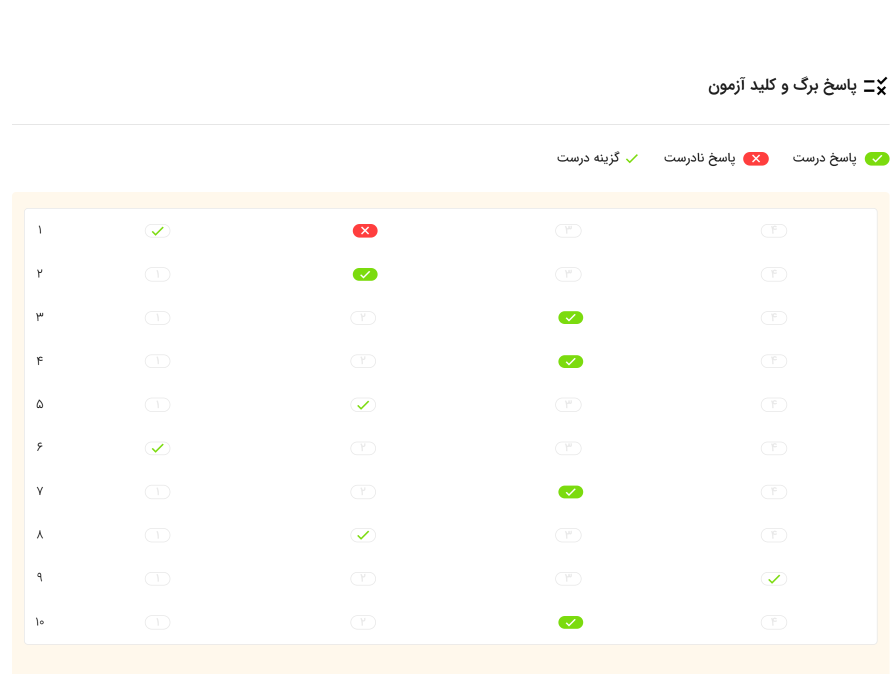
#> input picture images/key2.png, 1781 x 1347 px, found by its file name (shown at 1/2 size)
$ jupyter execute --allow-errors 'Image Processing Questionare.ipynb'
#> lines starting #> are read from the running program, lines starting #| are printed output that depends on the picture; after the words box and inside, x2 and y2 are one past the last pixel; in counts of white or black regions, pixels touching at a corner belong together
# The Professor Guidance

[cell 1]
import csv

class ClassScore:
    def __init__(self, answer_sheet_path, answer_key_path):
        self.answer_sheet_path = answer_sheet_path
        self.answer_key_path = answer_key_path

    # [30 lines left out: functions score, representation, save_status, save_all_status, save_all, not called in this run]

# Bing Try 1

## finding green boxes - Answers

[cell 2]
import cv2
import numpy as np

# Load the image
image = cv2.imread('C:/Users/Hassan/Desktop/Projects/ResponseLetter/key2.png')
#> image is the input picture: shape (1347, 1781, 3); mean B, G, R 251.8, 253.4, 253.9

# Crop 400 pixels from the top of the image
image = image[400:, :]
#> image: shape (947, 1781, 3)

# Convert the image from BGR to HSV color space
hsv = cv2.cvtColor(image, cv2.COLOR_BGR2HSV)
#> hsv: shape (947, 1781, 3); mean H, S, V 2.1, 2.9, 254.6

# Define the range of green color in HSV
lower_green = np.array([40, 40, 40])
upper_green = np.array([70, 255, 255])

# Create a mask for the green color
mask = cv2.inRange(hsv, lower_green, upper_green)
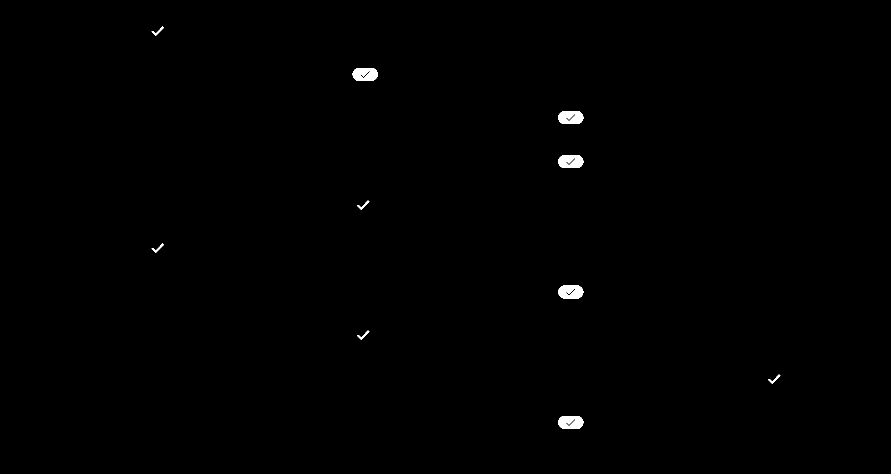
#> mask: shape (947, 1781) (shown at 1/2 size); 0.36% white; 10 white regions, largest, box (x1, y1, x2, y2) and area: (705, 136, 756, 162) 1111, (1116, 222, 1167, 248) 1111, (1116, 310, 1167, 336) 1111

# Apply the mask to the original image
result = cv2.bitwise_and(image, image, mask=mask)

# Display the result
cv2.imshow('Result', result)
cv2.waitKey(0)
cv2.destroyAllWindows()

## Detecting Numbers

## Location of Green Boxes

[cell 3]
import cv2
import numpy as np
import pandas as pd

# Load the image
image = cv2.imread('C:/Users/Hassan/Desktop/Projects/ResponseLetter/key.png')
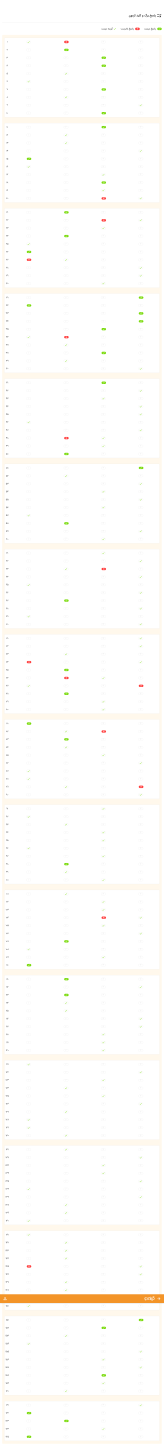
#> input picture images/key.png, 1802 x 15904 px, found by its file name (shown at 1/11 size)
#> image is the input picture: shape (15904, 1802, 3); mean B, G, R 251, 253.1, 254.2

# Crop 400 pixels from the top of the image
image = image[400:, :]
#> image: shape (15504, 1802, 3)

# Convert the image from BGR to HSV color space
hsv = cv2.cvtColor(image, cv2.COLOR_BGR2HSV)
#> hsv: shape (15504, 1802, 3); mean H, S, V 2, 3.6, 254.4

# Define the range of green color in HSV
lower_green = np.array([40, 40, 40])
upper_green = np.array([70, 255, 255])

# Create a mask for the green color
mask = cv2.inRange(hsv, lower_green, upper_green)
#> mask: shape (15504, 1802); 0.2% white; 164 white regions

# Find the contours in the mask
contours, _ = cv2.findContours(mask, cv2.RETR_EXTERNAL, cv2.CHAIN_APPROX_SIMPLE)
#> contours = 164 contours; largest, box (x1, y1, x2, y2) and area: (1526, 3033, 1578, 3061) 1221, (294, 10203, 344, 10231) 1176, (294, 7545, 344, 7573) 1176, (1116, 14715, 1167, 14743) 1172, (705, 10531, 756, 10559) 1172

# Create an empty list to store the correct answers
correct_answers = []

# Iterate over each contour
for contour in reversed(contours):
    # Compute the bounding rectangle for the contour
    x, y, w, h = cv2.boundingRect(contour)

    # Compute the center of the bounding rectangle
    cx = x + w // 2
    cy = y + h // 2

    # Compute the column index for the correct answer
    col = (cx - 50) // 100

    # Compute the row index for the correct answer
    row = (cy - 50) // 100

    # Store the row and column indices in the correct_answers list
    correct_answers.append({
        'row': row,
        'col': col
    })
#> this loop made 164 passes
#> (x, y, w, h, cx, cy, col, row) on passes 1 to 3: (303, 53, 25, 19, 315, 62, 2, 0), (705, 136, 51, 26, 730, 149, 6, 0), (1116, 222, 51, 26, 1141, 235, 10, 1)
#> after the loop, correct_answers = 164 items

# Create a DataFrame from the correct_answers list
df = pd.DataFrame(correct_answers)
#> df = table of 164 rows and 2 columns

# Reset the index of the DataFrame to start from 1
df.index = df.index + 1

# Define a custom function to compute the value of the new column
def find_the_answer(row):
    if 1 <= row['col'] <= 3:
        return 1
    elif 5 <= row['col'] <= 7:
        return 2
    elif 9 <= row['col'] <= 11:
        return 3
    elif 13 <= row['col'] <= 16:
        return 4
    else:
        return row['col']

# Apply the custom function to each row in the DataFrame
df['answer'] = df.apply(find_the_answer, axis=1)

# Save the DataFrame to a CSV file with an index column
#> (the rest of this cell did not finish here and is left out)

## Wrong Answers

[cell 4]
import cv2
import numpy as np
import pandas as pd

# Load the image
image = cv2.imread('C:/Users/Hassan/Desktop/Projects/ResponseLetter/key.png')
image = image[400:, :]

# Convert the image from BGR to HSV color space
hsv = cv2.cvtColor(image, cv2.COLOR_BGR2HSV)

# Define the range of red color in HSV
lower_red = np.array([0, 50, 50])
upper_red = np.array([10, 255, 255])

# Create a mask for the red color
mask1 = cv2.inRange(hsv, lower_red, upper_red)
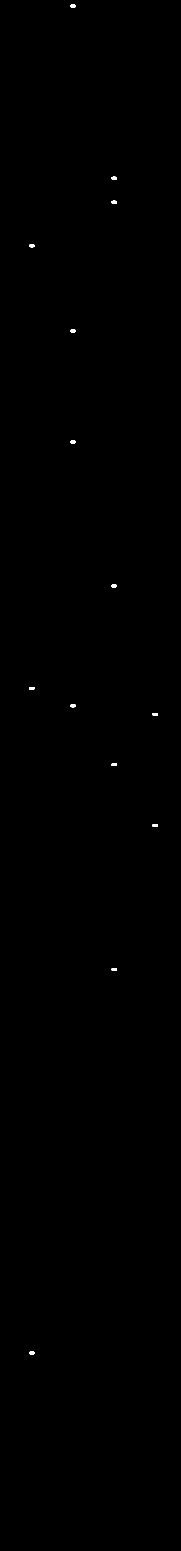
#> mask1: shape (15504, 1802) (shown at 1/10 size); 0.06% white; 14 white regions

lower_red = np.array([170, 50, 50])
upper_red = np.array([180, 255, 255])

mask2 = cv2.inRange(hsv, lower_red, upper_red)
#> mask2: shape (15504, 1802); every value is 0

mask = mask1 + mask2

# Find the contours in the mask
contours, _ = cv2.findContours(mask, cv2.RETR_EXTERNAL, cv2.CHAIN_APPROX_SIMPLE)
#> contours = 14 contours; largest, box (x1, y1, x2, y2) and area: (1526, 8241, 1578, 8269) 1215, (1117, 2009, 1167, 2037) 1168, (1526, 7131, 1578, 7157) 1145, (294, 13517, 344, 13544) 1142, (705, 48, 755, 75) 1141

# Create an empty list to store the wrong answers
wrong_answers = []

# Iterate over each contour
for contour in reversed(contours):
    # Compute the bounding rectangle for the contour
    x, y, w, h = cv2.boundingRect(contour)

    # Compute the center of the bounding rectangle
    cx = x + w // 2
    cy = y + h // 2

    # Compute the column index for the wrong answer
    col = (cx - 50) // 100

    # Compute the row index for the wrong answer
    row = (cy - 50) // 100

    # Store the row and column indices in the wrong_answers list
    wrong_answers.append({
        'row': row,
        'col': col
    })
#> this loop made 14 passes
#> (x, y, w, h, cx, cy, col, row) on passes 1 to 8: (705, 48, 50, 27, 730, 61, 6, 0), (1117, 1769, 50, 26, 1142, 1782, 10, 17), (1117, 2009, 50, 28, 1142, 2023, 10, 19), (294, 2445, 50, 26, 319, 2458, 2, 24), (705, 3296, 50, 26, 730, 3309, 6, 32), (705, 4406, 50, 26, 730, 4419, 6, 43), (1117, 5846, 50, 26, 1142, 5859, 10, 58), (294, 6870, 50, 26, 319, 6883, 2, 68)
#> after the loop, wrong_answers = 14 items

# Create a DataFrame from the wrong_answers list
df = pd.DataFrame(wrong_answers)
#> df = table of 14 rows and 2 columns
df.index = df.index + 1
df['wrong'] = df.apply(find_the_answer, axis=1)


# Save the DataFrame to a CSV file
#> (the rest of this cell did not finish here and is left out)

## Correct Answers

[cell 5]
import cv2
import numpy as np
import pandas as pd

# Load the image
image = cv2.imread('C:/Users/Hassan/Desktop/Projects/ResponseLetter/key.png')

# Crop 400 pixels from the top of the image
image = image[400:, :]

# Convert the image from BGR to HSV color space
hsv = cv2.cvtColor(image, cv2.COLOR_BGR2HSV)

# Define the range of green color in HSV
lower_green = np.array([40, 40, 40])
upper_green = np.array([70, 255, 255])

# Create a mask for the green color
mask = cv2.inRange(hsv, lower_green, upper_green)

# Find the contours in the mask
contours, _ = cv2.findContours(mask, cv2.RETR_EXTERNAL, cv2.CHAIN_APPROX_SIMPLE)
#> contours = 164 contours; largest, box (x1, y1, x2, y2) and area: (1526, 3033, 1578, 3061) 1221, (294, 10203, 344, 10231) 1176, (294, 7545, 344, 7573) 1176, (1116, 14715, 1167, 14743) 1172, (705, 10531, 756, 10559) 1172

# Create an empty list to store the correct answers
correct_answers = []

# Define the minimum area for a contour to be considered a fully green cell
min_area = 500

# Iterate over each contour
for contour in reversed(contours):

    x, y, w, h = cv2.boundingRect(contour)
    cx = x + w // 2
    cy = y + h // 2

    col = (cx - 50) // 100
    row = (cy - 50) // 100

    # Check if the area of the contour is above the minimum area
    if cv2.contourArea(contour) >= min_area:

        # Store the row and column indices in the correct_answers list
        correct_answers.append({
            'row': row,
            'col': col
        })
    else:
        correct_answers.append({
            'row': row,
            'col': 0,
        })


# Create a DataFrame from the correct_answers list
df = pd.DataFrame(correct_answers)
df.index = df.index + 1
df['correct'] = df.apply(find_the_answer, axis=1)

# Save the DataFrame to a CSV file
#> (the rest of this cell did not finish here and is left out)

## ًReview The Answer Sheets

[cell 6]
image = cv2.imread('C:/Users/Hassan/Desktop/Projects/ResponseLetter/image0000013A.tif')
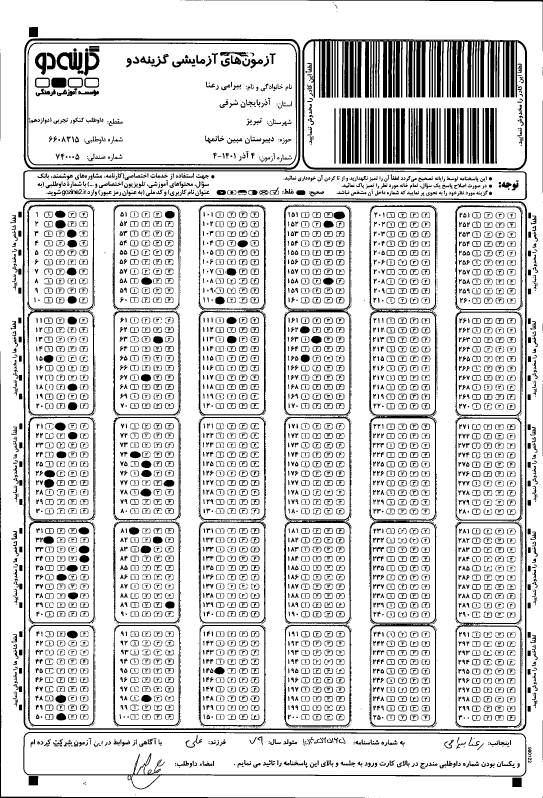
#> input picture images/image0000013A.tif, 1629 x 2394 px, found by its file name (shown at 1/3 size)
#> image is the input picture: shape (2394, 1629, 3); 83.9% white; 5253 black regions (1335 under 20 px), largest, box (x1, y1, x2, y2) and area: (906, 117, 1581, 511) 70161, (68, 601, 1581, 2193) 27302, (71, 115, 901, 509) 14302

[cell 7]
import cv2

# Load the image
image = cv2.imread('C:/Users/Hassan/Desktop/Projects/ResponseLetter/image0000013A.tif')

# [7 lines of commented-out code are left out]
cropped_image1 = image[600:-200, 60:-1310]
#> cropped_image1: shape (1594, 259, 3); 82% white; 662 black regions (158 under 20 px), largest, box (x1, y1, x2, y2) and area: (8, 1, 259, 1590) 9141, (24, 649, 226, 1272) 6702, (22, 330, 226, 648) 4005

cv2.imshow('Cropped Image', cropped_image1)

cv2.waitKey(0)
cv2.destroyAllWindows()

[cell 8]
import cv2

# Load the image
image = cv2.imread('C:/Users/Hassan/Desktop/Projects/ResponseLetter/image0000013A.tif')

# Crop 600 pixels from the top of the image
cropped_image = image[600:-200, 80:-80]
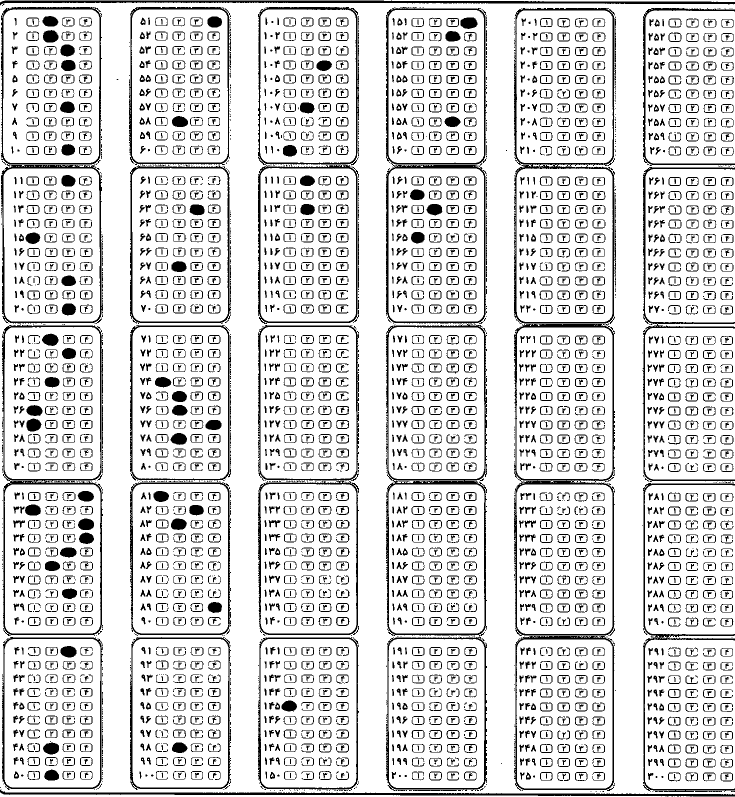
#> cropped_image: shape (1594, 1469, 3) (shown at 1/2 size); 84.4% white; 4020 black regions (837 under 20 px), largest, box (x1, y1, x2, y2) and area: (772, 648, 974, 1582) 11052, (772, 14, 974, 648) 7756, (1028, 648, 1230, 1272) 7564

[cell 9]
import cv2
import numpy as np

height = 800
width = 600

# Load your image here
image = cv2.imread('C:/Users/Hassan/Desktop/Projects/ResponseLetter/image0000013A.tif')
image = image[600:-200, 80:-80]
image = cv2.resize(image, (width, height))
#> image: shape (800, 600, 3)

# Convert the image to grayscale
gray = cv2.cvtColor(image, cv2.COLOR_BGR2GRAY)

# Find the contours in the image
contours, _ = cv2.findContours(gray, cv2.RETR_TREE, cv2.CHAIN_APPROX_SIMPLE)

# Find the largest contour
largest_contour = max(contours, key=cv2.contourArea)


# Draw the contours on the image
cv2.drawContours(image, contours, -1, (0, 255, 0), 3)

cv2.imshow('Image', image)

cv2.waitKey(0)
cv2.destroyAllWindows()

### First Result

[cell 10]
import cv2
import numpy as np

# Step 1: Load the image
image = cv2.imread('C:/Users/Hassan/Desktop/Projects/ResponseLetter/image0000013A.tif')
image = image[700:-200, 80:-80]
#> image: shape (1494, 1469, 3); 84.7% white; 3850 black regions (804 under 20 px), largest, box (x1, y1, x2, y2) and area: (772, 548, 974, 1482) 11052, (1028, 548, 1230, 1172) 7564, (516, 550, 718, 1170) 7095
image = cv2.resize(image, (width, height))
#> image: shape (800, 600, 3)

# Step 2: Preprocessing
# Convert the image to grayscale
gray = cv2.cvtColor(image, cv2.COLOR_BGR2GRAY)

# Apply Gaussian blur to reduce noise
blur = cv2.GaussianBlur(gray, (5, 5), 0)

# Perform adaptive thresholding to create a binary image
_, thresh = cv2.threshold(blur, 0, 255, cv2.THRESH_BINARY_INV + cv2.THRESH_OTSU)
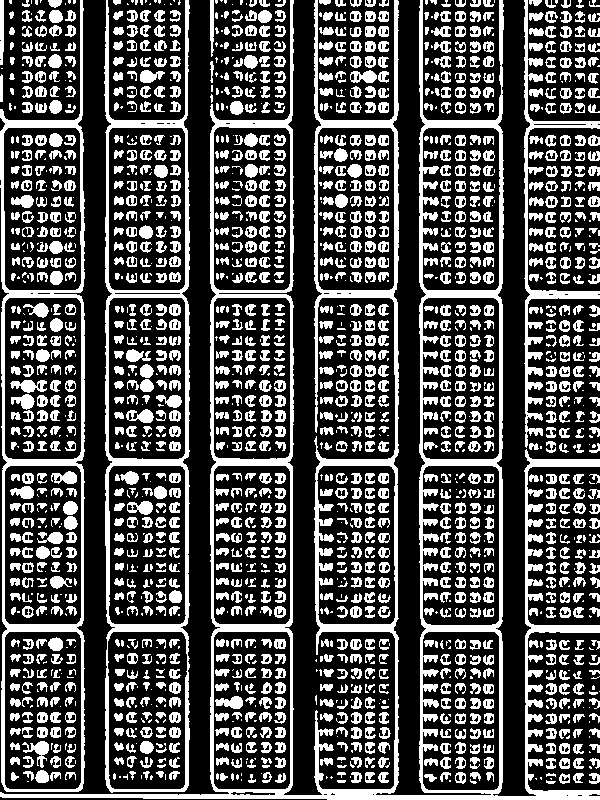
#> thresh: shape (800, 600); 31.1% white; 1929 white regions (523 under 20 px), largest, box (x1, y1, x2, y2) and area: (0, 0, 600, 800) 33571, (104, 0, 190, 793) 8256, (0, 0, 85, 792) 7445

# Step 3: Segmentation
# Find contours in the binary image
contours, _ = cv2.findContours(thresh, cv2.RETR_EXTERNAL, cv2.CHAIN_APPROX_SIMPLE)

# Step 4: Answer Extraction
answers = []

# Iterate through each contour
for contour in contours:
    # Calculate the contour area
    area = cv2.contourArea(contour)

    # Filter out contours based on area threshold
    if  60 < area < 300 :
        # Get the bounding box coordinates
        x, y, w, h = cv2.boundingRect(contour)

        # Extract the answer region
        answer_region = image[y:y+h, x:x+w]

        # Perform OCR to extract the answer text
        # (You will need to install pytesseract and Tesseract OCR)
        # answer_text = pytesseract.image_to_string(answer_region)

        # Add the answer to the answers list
        # answers.append(answer_text)

        # Draw a bounding box around the answer region (optional)
        cv2.rectangle(image, (x, y), (x+w, y+h), (0, 255, 0), 2)
#> this loop made 734 passes
#> contour on passes 3 to 5: [[550, 778], [551, 779], [551, 778]], [[535, 778], [536, 779], [536, 778]], [[540, 777], [540, 778], [541, 779], [541, 777]]
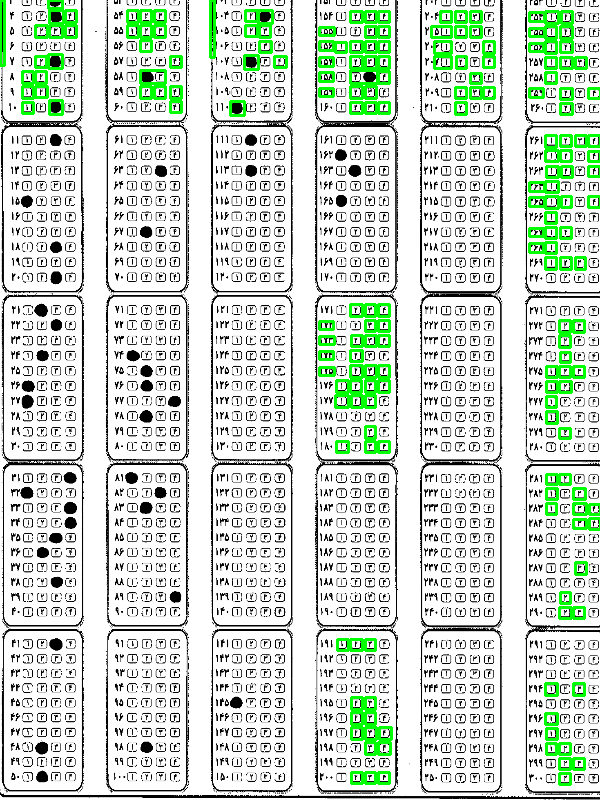
#> image: shape (800, 600, 3); mean B, G, R 203.9, 217.6, 203.9

# Step 5: Display the results
cv2.imshow('Answer Sheet', image)
cv2.waitKey(0)
cv2.destroyAllWindows()

### Detecting Answers in Answer Sheet + Save in CSV

[cell 11]
import cv2
import numpy as np
import csv

# Load the image
image = cv2.imread('C:/Users/Hassan/Desktop/Projects/ResponseLetter/image0000013A.tif')
image = image[600:-200, 80:-80]
image = cv2.resize(image, (width, height))

# Convert to grayscale
gray = cv2.cvtColor(image, cv2.COLOR_BGR2GRAY)

# Apply adaptive thresholding
thresh = cv2.adaptiveThreshold(gray, 255, cv2.ADAPTIVE_THRESH_MEAN_C, cv2.THRESH_BINARY_INV, 11, 4)
#> thresh: shape (800, 600); 19.9% white in thin lines or dots

# Perform morphological operations
kernel = np.ones((3, 3), np.uint8)
opening = cv2.morphologyEx(thresh, cv2.MORPH_OPEN, kernel, iterations=1)
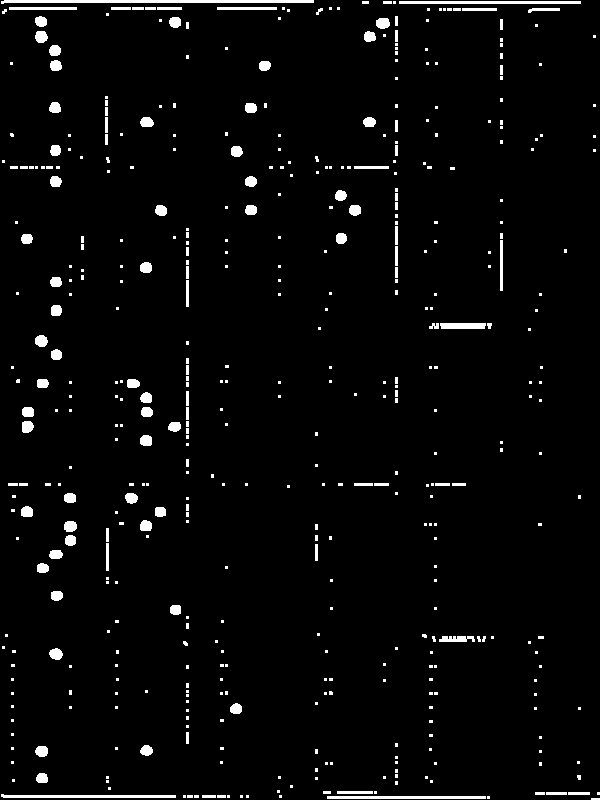
#> opening: shape (800, 600); 3.2% white; 468 white regions (349 under 20 px), largest, box (x1, y1, x2, y2) and area: (1, 0, 314, 4) 939, (399, 1, 581, 4) 546, (1, 794, 176, 798) 526

# Find contours
contours, _ = cv2.findContours(opening, cv2.RETR_EXTERNAL, cv2.CHAIN_APPROX_SIMPLE)

# Filter contours based on area and aspect ratio
filtered_contours = []
for contour in contours:
    area = cv2.contourArea(contour)
    x, y, w, h = cv2.boundingRect(contour)
    aspect_ratio = w / float(h)

    # Filter based on area and aspect ratio
    if 40 < area < 120 and 0.5 < aspect_ratio < 2:
        filtered_contours.append((x, y, x + w , y + h))
#> this loop made 468 passes
#> contour on passes 1 to 3: [[591, 798], [591, 799], [599, 799], [599, 798]], [[487, 796], [487, 798], [489, 798], [489, 796]], [[327, 796], [327, 798], [485, 798], [485, 796]]

# Draw rectangles around the filtered contours
for (x, y, x2, y2) in filtered_contours:
    cv2.rectangle(image, (x, y), (x2, y2), (0, 255, 0), 2)

    # Crop the regions within the rectangles
    cropped_region = image[y:y2, x:x2]
#> this loop made 51 passes
#> (x, y, x2, y2) on passes 1 to 8: (36, 773, 48, 783), (35, 746, 48, 757), (140, 745, 153, 756), (230, 703, 242, 714), (49, 648, 63, 660), (170, 605, 181, 615), (51, 591, 63, 601), (37, 563, 49, 573)
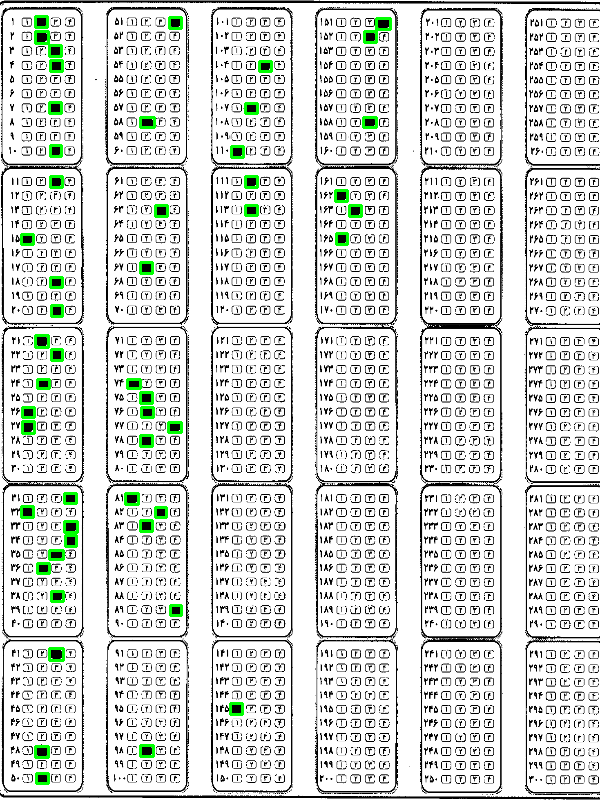
#> image: shape (800, 600, 3); mean B, G, R 212.9, 216.5, 212.9


# Save the locations to a CSV file
csv_file = 'C:/Users/Hassan/Desktop/Projects/ResponseLetter/answers_sheet.csv'
with open(csv_file, 'w', newline='') as file:
    writer = csv.writer(file)
    writer.writerow(['x', 'y', 'x2', 'y2'])  # Write the header
    for (x, y, x2, y2) in reversed(filtered_contours):
        writer.writerow([x, y, x2, y2])
#> this loop made 51 passes
#> (x, y, x2, y2) on passes 1 to 8: (35, 16, 47, 27), (169, 17, 181, 28), (376, 18, 390, 29), (35, 31, 48, 43), (364, 31, 376, 42), (49, 45, 61, 56), (50, 60, 62, 71), (259, 61, 271, 71)

# Display the image with rectangles
cv2.imshow('Answer Sheet', image)
cv2.waitKey(0)
cv2.destroyAllWindows()

## Detect Question and Answers

#> (a cell that did not finish here is left out)

[cell 13]
df['question'] = 0

# [26 lines left out: functions find_the_row, find_the_question, not called in this run]

#> (the rest of this cell did not finish here and is left out)

# Evaluation

[cell 14]
key_df = pd.read_csv('C:/Users/Hassan/Desktop/Projects/ResponseLetter/key.csv')
#> (reads images/key.csv from the repository)
